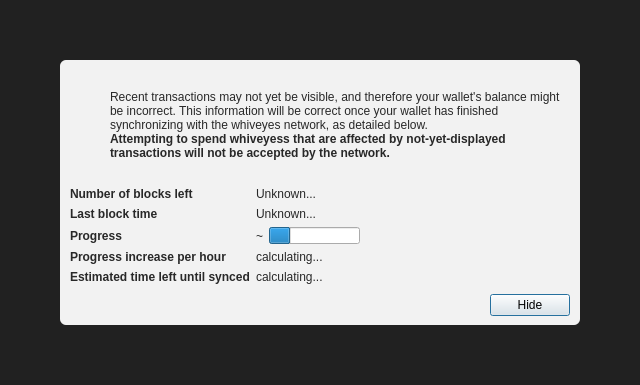
<?xml version="1.0" encoding="UTF-8"?>
<ui version="4.0">
 <class>ModalOverlay</class>
 <widget class="ModalOverlay" name="ModalOverlay">
  <property name="geometry">
   <rect>
    <x>0</x>
    <y>0</y>
    <width>640</width>
    <height>385</height>
   </rect>
  </property>
  <property name="windowTitle">
   <string>Form</string>
  </property>
  <layout class="QVBoxLayout" name="verticalLayout" stretch="0">
   <property name="sizeConstraint">
    <enum>QLayout::SetDefaultConstraint</enum>
   </property>
   <property name="leftMargin">
    <number>0</number>
   </property>
   <property name="topMargin">
    <number>0</number>
   </property>
   <property name="rightMargin">
    <number>0</number>
   </property>
   <property name="bottomMargin">
    <number>0</number>
   </property>
   <item>
    <widget class="QWidget" name="bgWidget" native="true">
     <property name="styleSheet">
      <string notr="true">#bgWidget { background: rgba(0,0,0,220); }</string>
     </property>
     <layout class="QVBoxLayout" name="verticalLayoutMain" stretch="1">
      <property name="leftMargin">
       <number>60</number>
      </property>
      <property name="topMargin">
       <number>60</number>
      </property>
      <property name="rightMargin">
       <number>60</number>
      </property>
      <property name="bottomMargin">
       <number>60</number>
      </property>
      <item>
       <widget class="QWidget" name="contentWidget" native="true">
        <property name="styleSheet">
         <string notr="true">#contentWidget { background: rgba(255,255,255,240); border-radius: 6px; }

QLabel { color: rgb(40,40,40);  }</string>
        </property>
        <layout class="QVBoxLayout" name="verticalLayoutSub" stretch="1,0,0,0">
         <property name="spacing">
          <number>0</number>
         </property>
         <property name="leftMargin">
          <number>10</number>
         </property>
         <property name="topMargin">
          <number>10</number>
         </property>
         <property name="rightMargin">
          <number>10</number>
         </property>
         <property name="bottomMargin">
          <number>10</number>
         </property>
         <item>
          <layout class="QHBoxLayout" name="horizontalLayoutIconText" stretch="0,1">
           <property name="topMargin">
            <number>20</number>
           </property>
           <item>
            <layout class="QVBoxLayout" name="verticalLayoutIcon">
             <property name="leftMargin">
              <number>0</number>
             </property>
             <item>
              <widget class="QPushButton" name="warningIcon">
               <property name="enabled">
                <bool>false</bool>
               </property>
               <property name="text">
                <string/>
               </property>
               <property name="icon">
                <iconset>
                 <normaloff>:/icons/warning</normaloff>
                 <disabledoff>:/icons/warning</disabledoff>:/icons/warning</iconset>
               </property>
               <property name="iconSize">
                <size>
                 <width>48</width>
                 <height>48</height>
                </size>
               </property>
               <property name="flat">
                <bool>true</bool>
               </property>
              </widget>
             </item>
             <item>
              <spacer name="verticalSpacerWarningIcon">
               <property name="orientation">
                <enum>Qt::Vertical</enum>
               </property>
               <property name="sizeHint" stdset="0">
                <size>
                 <width>20</width>
                 <height>40</height>
                </size>
               </property>
              </spacer>
             </item>
            </layout>
           </item>
           <item>
            <layout class="QVBoxLayout" name="verticalLayoutInfoText">
             <property name="leftMargin">
              <number>0</number>
             </property>
             <property name="topMargin">
              <number>0</number>
             </property>
             <item>
              <widget class="QLabel" name="infoText">
               <property name="text">
                <string>Recent transactions may not yet be visible, and therefore your wallet's balance might be incorrect. This information will be correct once your wallet has finished synchronizing with the whiveyes network, as detailed below.</string>
               </property>
               <property name="textFormat">
                <enum>Qt::RichText</enum>
               </property>
               <property name="wordWrap">
                <bool>true</bool>
               </property>
              </widget>
             </item>
             <item>
              <widget class="QLabel" name="infoTextStrong">
               <property name="font">
                <font>
                 <weight>75</weight>
                 <bold>true</bold>
                </font>
               </property>
               <property name="text">
                <string>Attempting to spend whiveyess that are affected by not-yet-displayed transactions will not be accepted by the network.</string>
               </property>
               <property name="textFormat">
                <enum>Qt::RichText</enum>
               </property>
               <property name="wordWrap">
                <bool>true</bool>
               </property>
              </widget>
             </item>
             <item>
              <spacer name="verticalSpacerInTextSpace">
               <property name="orientation">
                <enum>Qt::Vertical</enum>
               </property>
               <property name="sizeHint" stdset="0">
                <size>
                 <width>20</width>
                 <height>40</height>
                </size>
               </property>
              </spacer>
             </item>
            </layout>
           </item>
          </layout>
         </item>
         <item>
          <spacer name="verticalSpacerAfterText">
           <property name="orientation">
            <enum>Qt::Vertical</enum>
           </property>
           <property name="sizeHint" stdset="0">
            <size>
             <width>20</width>
             <height>40</height>
            </size>
           </property>
          </spacer>
         </item>
         <item>
          <layout class="QFormLayout" name="formLayout">
           <property name="fieldGrowthPolicy">
            <enum>QFormLayout::FieldsStayAtSizeHint</enum>
           </property>
           <property name="horizontalSpacing">
            <number>6</number>
           </property>
           <property name="verticalSpacing">
            <number>6</number>
           </property>
           <property name="topMargin">
            <number>10</number>
           </property>
           <item row="0" column="0">
            <widget class="QLabel" name="labelNumberOfBlocksLeft">
             <property name="font">
              <font>
               <weight>75</weight>
               <bold>true</bold>
              </font>
             </property>
             <property name="text">
              <string>Number of blocks left</string>
             </property>
            </widget>
           </item>
           <item row="0" column="1">
            <widget class="QLabel" name="numberOfBlocksLeft">
             <property name="text">
              <string>Unknown...</string>
             </property>
            </widget>
           </item>
           <item row="1" column="0">
            <widget class="QLabel" name="labelLastBlockTime">
             <property name="font">
              <font>
               <weight>75</weight>
               <bold>true</bold>
              </font>
             </property>
             <property name="text">
              <string>Last block time</string>
             </property>
            </widget>
           </item>
           <item row="1" column="1">
            <widget class="QLabel" name="newestBlockDate">
             <property name="sizePolicy">
              <sizepolicy hsizetype="Maximum" vsizetype="Preferred">
               <horstretch>0</horstretch>
               <verstretch>0</verstretch>
              </sizepolicy>
             </property>
             <property name="text">
              <string>Unknown...</string>
             </property>
            </widget>
           </item>
           <item row="2" column="0">
            <widget class="QLabel" name="labelSyncDone">
             <property name="font">
              <font>
               <weight>75</weight>
               <bold>true</bold>
              </font>
             </property>
             <property name="text">
              <string>Progress</string>
             </property>
            </widget>
           </item>
           <item row="2" column="1">
            <layout class="QHBoxLayout" name="horizontalLayoutSync" stretch="0,1">
             <item>
              <widget class="QLabel" name="percentageProgress">
               <property name="text">
                <string notr="true">~</string>
               </property>
              </widget>
             </item>
             <item>
              <widget class="QProgressBar" name="progressBar">
               <property name="value">
                <number>24</number>
               </property>
               <property name="format">
                <string/>
               </property>
              </widget>
             </item>
            </layout>
           </item>
           <item row="4" column="0">
            <widget class="QLabel" name="labelProgressIncrease">
             <property name="font">
              <font>
               <weight>75</weight>
               <bold>true</bold>
              </font>
             </property>
             <property name="text">
              <string>Progress increase per hour</string>
             </property>
            </widget>
           </item>
           <item row="4" column="1">
            <widget class="QLabel" name="progressIncreasePerH">
             <property name="text">
              <string>calculating...</string>
             </property>
            </widget>
           </item>
           <item row="5" column="0">
            <widget class="QLabel" name="labelEstimatedTimeLeft">
             <property name="font">
              <font>
               <weight>75</weight>
               <bold>true</bold>
              </font>
             </property>
             <property name="text">
              <string>Estimated time left until synced</string>
             </property>
            </widget>
           </item>
           <item row="5" column="1">
            <widget class="QLabel" name="expectedTimeLeft">
             <property name="text">
              <string>calculating...</string>
             </property>
            </widget>
           </item>
          </layout>
         </item>
         <item>
          <layout class="QHBoxLayout" name="horizontalLayoutButtons">
           <property name="leftMargin">
            <number>10</number>
           </property>
           <property name="topMargin">
            <number>10</number>
           </property>
           <item>
            <spacer name="horizontalSpacer">
             <property name="orientation">
              <enum>Qt::Horizontal</enum>
             </property>
             <property name="sizeHint" stdset="0">
              <size>
               <width>40</width>
               <height>20</height>
              </size>
             </property>
            </spacer>
           </item>
           <item>
            <widget class="QPushButton" name="closeButton">
             <property name="text">
              <string>Hide</string>
             </property>
             <property name="focusPolicy">
              <enum>Qt::StrongFocus</enum>
             </property>
             <property name="default">
              <bool>true</bool>
             </property>
            </widget>
           </item>
          </layout>
         </item>
        </layout>
       </widget>
      </item>
     </layout>
    </widget>
   </item>
  </layout>
 </widget>
 <customwidgets>
  <customwidget>
   <class>ModalOverlay</class>
   <extends>QWidget</extends>
   <header>qt/modaloverlay.h</header>
   <container>1</container>
  </customwidget>
 </customwidgets>
 <resources/>
 <connections/>
</ui>
